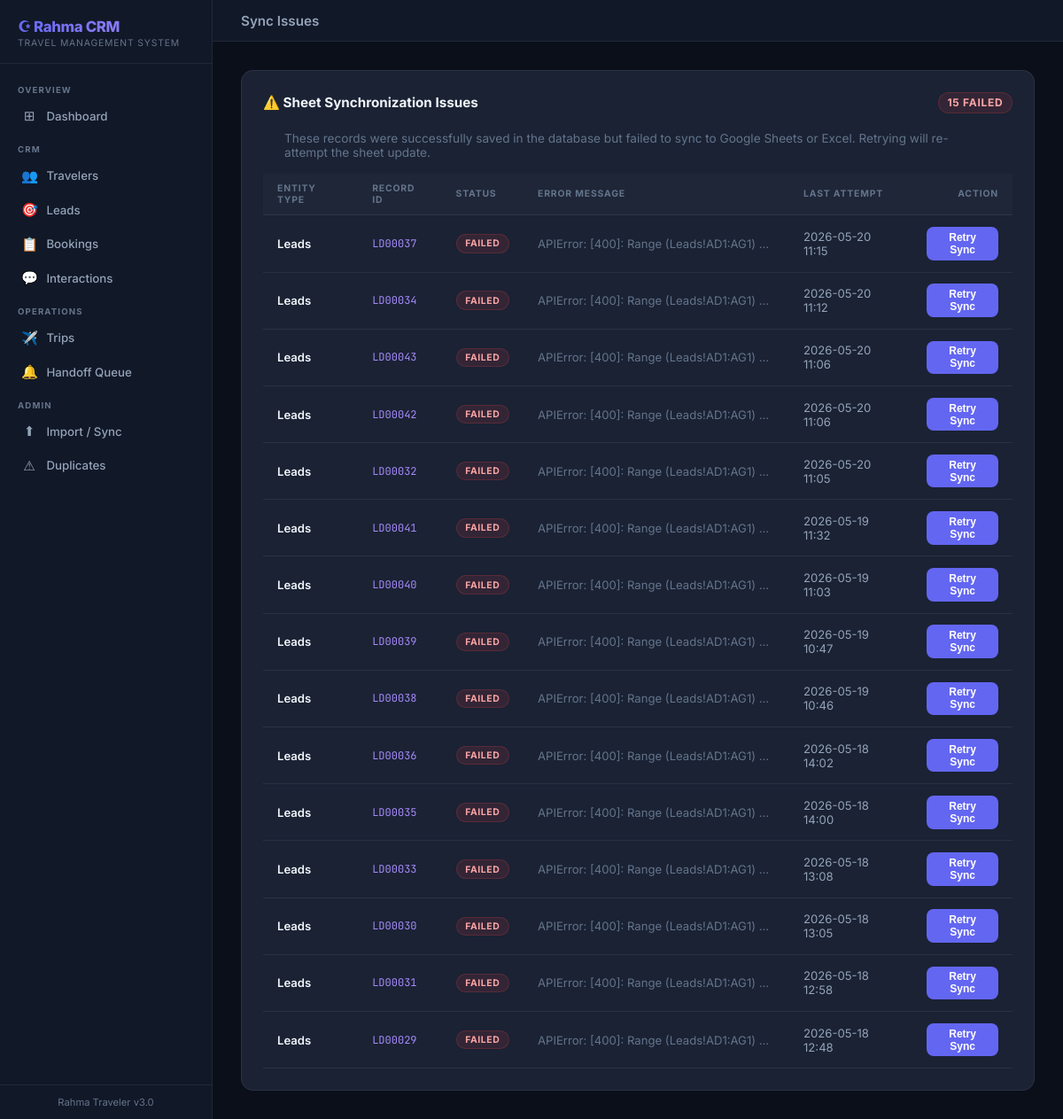
Screenshot of /admin/sync-issues with the database file from the repository.
### tables this page shows
CREATE TABLE sync_queue (
                    mapping_name TEXT NOT NULL,
                    record_id TEXT NOT NULL,
                    status TEXT NOT NULL DEFAULT 'pending',
                    error_message TEXT,
                    created_at TEXT NOT NULL,
                    updated_at TEXT NOT NULL,
                    PRIMARY KEY (mapping_name, record_id)
                );

### app/routes/admin.py (the view)
@admin_bp.route('/sync-issues')
def sync_issues():
    from sqlalchemy import text
    result = db.session.execute(text("SELECT * FROM sync_queue ORDER BY updated_at DESC")).fetchall()
    issues = [dict(row._mapping) for row in result]
    return render_template('admin/sync_issues.html', issues=issues)

### app/templates/admin/sync_issues.html (shortened to what this page needs)
{% extends "base.html" %}
{% block topbar_title %}Sync Issues{% endblock %}
{% block content %}
<div class="card">
    <div class="card-header">
        <span class="card-title">⚠️ Sheet Synchronization Issues</span>
        <span class="badge badge-red" style="font-size:0.75rem">{{ issues|length }} Failed</span>
    </div>
    <div style="padding:0 1.5rem 1rem 1.5rem">
        <p style="color:var(--text-muted);font-size:0.85rem;margin:0">
            These records were successfully saved in the database but failed to sync to Google Sheets or Excel. Retrying will re-attempt the sheet update.
        </p>
    </div>
    {% if issues %}
    <table class="data-table">
        <thead>
            <tr>
                <th>Entity Type</th>
                <th>Record ID</th>
                <th>Status</th>
                <th>Error Message</th>
                <th>Last Attempt</th>
                <th style="text-align:right">Action</th>
            </tr>
        </thead>
        <tbody>
        {% for issue in issues %}
        <tr id="row-{{ issue.mapping_name }}-{{ issue.record_id }}">
            <td class="primary">{{ issue.mapping_name }}</td>
            <td class="mono">{{ issue.record_id }}</td>
            <td>
                {% if issue.status == 'failed' %}
                    <span class="badge badge-red">Failed</span>
                {% else %}
                    <span class="badge badge-blue">{{ issue.status }}</span>
                {% endif %}
            </td>
            <td style="max-width:300px;overflow:hidden;text-overflow:ellipsis;white-space:nowrap;color:var(--text-muted)" title="{{ issue.error_message }}">
                {{ issue.error_message or '—' }}
            </td>
            <td>{{ issue.updated_at[:16].replace('T', ' ') if issue.updated_at else '—' }}</td>
            <td style="text-align:right">
                <button onclick="retrySync('{{ issue.mapping_name }}', '{{ issue.record_id }}', event)" class="btn btn-primary btn-sm">
                    Retry Sync
                </button>
            </td>
        </tr>
        {% endfor %}
        </tbody>
    </table>
    {% else %}
    <p style="color:var(--text-muted);font-size:0.83rem;text-align:center;padding:2.5rem">
        🎉 No sync issues found. All records are safely mirrored.
    </p>
    {% endif %}
{% endblock %}

### app/templates/base.html (style rules this page uses)
*, *::before, *::after { box-sizing: border-box; margin: 0; padding: 0; }
:root { --bg-base: #0b0f1a; --bg-surface: #111827; --bg-card: #1a2234; --bg-hover: #1e2a40; --border: rgba(255,255,255,0.07); --border-act: rgba(99,102,241,0.5); --accent: #6366f1; --accent-2: #a78bfa; --text-main: #f1f5f9; --text-muted: #64748b; --text-dim: #94a3b8; --green: #22c55e; --yellow: #eab308; --red: #ef4444; --sidebar-w: 240px; }
html, body { height: 100%; font-family: 'Inter', sans-serif; background: var(--bg-base); color: var(--text-main); }
.btn { display: inline-flex; align-items: center; gap: 0.4rem; padding: 0.5rem 1rem; border-radius: 0.5rem; font-size: 0.82rem; font-weight: 600; border: none; cursor: pointer; text-decoration: none; transition: all 0.15s ease; }
.btn-primary { background: var(--accent); color: #fff; }
.btn-sm { padding: 0.3rem 0.65rem; font-size: 0.75rem; }
.card { background: var(--bg-card); border: 1px solid var(--border); border-radius: 0.875rem; padding: 1.5rem; }
.card-header { display: flex; align-items: center; justify-content: space-between; margin-bottom: 1.25rem; }
.card-title { font-size: 0.95rem; font-weight: 700; color: var(--text-main); }
.badge { display: inline-flex; align-items: center; padding: 0.2rem 0.6rem; border-radius: 999px; font-size: 0.65rem; font-weight: 700; text-transform: uppercase; letter-spacing: 0.06em; }
.badge-red { background: rgba(239,68,68,0.12); color: #fca5a5; border: 1px solid rgba(239,68,68,0.2); }
.data-table { width: 100%; border-collapse: collapse; font-size: 0.82rem; }
.data-table thead th { text-align: left; padding: 0.65rem 1rem; color: var(--text-muted); font-size: 0.65rem; font-weight: 700; text-transform: uppercase; letter-spacing: 0.08em; border-bottom: 1px solid var(--border); background: rgba(255,255,255,0.02); }
.data-table tbody tr { border-bottom: 1px solid var(--border); transition: background 0.1s; cursor: pointer; }
.data-table tbody td { padding: 0.8rem 1rem; color: var(--text-dim); vertical-align: middle; }
.data-table tbody td.primary { color: var(--text-main); font-weight: 600; }
.data-table tbody td.mono { font-family: 'JetBrains Mono', monospace; font-size: 0.75rem; color: var(--accent-2); }

### rows the page displays
sync_queue: mapping_name "Leads", record_id "LD00037", status "FAILED", error_message "APIError: [400]: Range (Leads!AD1:AG1)…", updated_at "2026-05-20 11:15"
sync_queue: mapping_name "Leads", record_id "LD00034", status "FAILED", error_message "APIError: [400]: Range (Leads!AD1:AG1)…", updated_at "2026-05-20 11:12"
sync_queue: mapping_name "Leads", record_id "LD00043", status "FAILED", error_message "APIError: [400]: Range (Leads!AD1:AG1)…", updated_at "2026-05-20 11:06"
sync_queue: mapping_name "Leads", record_id "LD00042", status "FAILED", error_message "APIError: [400]: Range (Leads!AD1:AG1)…", updated_at "2026-05-20 11:06"
sync_queue: mapping_name "Leads", record_id "LD00032", status "FAILED", error_message "APIError: [400]: Range (Leads!AD1:AG1)…", updated_at "2026-05-20 11:05"
sync_queue: mapping_name "Leads", record_id "LD00041", status "FAILED", error_message "APIError: [400]: Range (Leads!AD1:AG1)…", updated_at "2026-05-19 11:32"
sync_queue: mapping_name "Leads", record_id "LD00040", status "FAILED", error_message "APIError: [400]: Range (Leads!AD1:AG1)…", updated_at "2026-05-19 11:03"
sync_queue: mapping_name "Leads", record_id "LD00039", status "FAILED", error_message "APIError: [400]: Range (Leads!AD1:AG1)…", updated_at "2026-05-19 10:47"
sync_queue: mapping_name "Leads", record_id "LD00038", status "FAILED", error_message "APIError: [400]: Range (Leads!AD1:AG1)…", updated_at "2026-05-19 10:46"
sync_queue: mapping_name "Leads", record_id "LD00036", status "FAILED", error_message "APIError: [400]: Range (Leads!AD1:AG1)…", updated_at "2026-05-18 14:02"
sync_queue: mapping_name "Leads", record_id "LD00035", status "FAILED", error_message "APIError: [400]: Range (Leads!AD1:AG1)…", updated_at "2026-05-18 14:00"
sync_queue: mapping_name "Leads", record_id "LD00033", status "FAILED", error_message "APIError: [400]: Range (Leads!AD1:AG1)…", updated_at "2026-05-18 13:08"
sync_queue: mapping_name "Leads", record_id "LD00030", status "FAILED", error_message "APIError: [400]: Range (Leads!AD1:AG1)…", updated_at "2026-05-18 13:05"
sync_queue: mapping_name "Leads", record_id "LD00031", status "FAILED", error_message "APIError: [400]: Range (Leads!AD1:AG1)…", updated_at "2026-05-18 12:58"
sync_queue: mapping_name "Leads", record_id "LD00029", status "FAILED", error_message "APIError: [400]: Range (Leads!AD1:AG1)…", updated_at "2026-05-18 12:48"

### other values shown
{{ issues|length }} "15"
